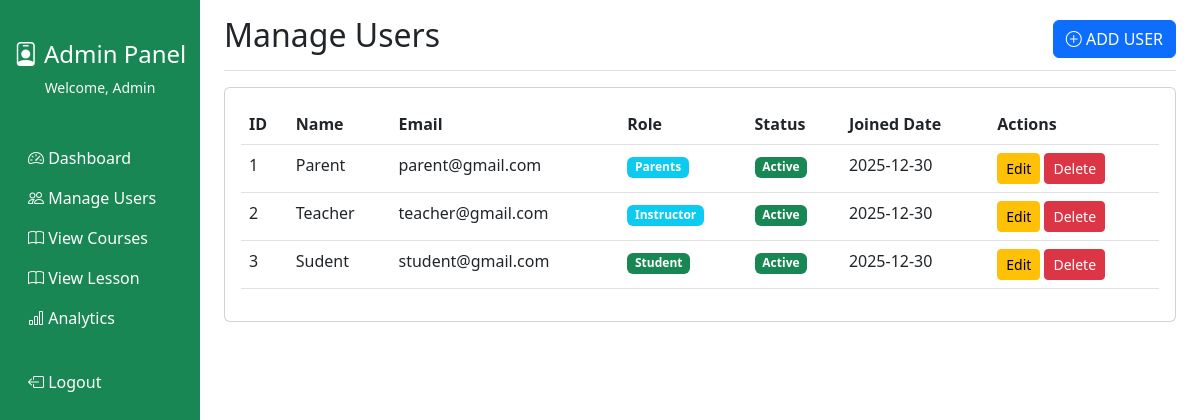
/admin/manage_users.php (signed in), run on the app's committed database.
### tables this page shows
CREATE TABLE `users` (
  `id` int(11) NOT NULL,
  `full_name` varchar(100) NOT NULL,
  `dob` date DEFAULT NULL,
  `email` varchar(150) NOT NULL,
  `phone` varchar(20) NOT NULL,
  `password` varchar(255) NOT NULL,
  `user_type` enum('student','instructor','admin','parents') NOT NULL,
  `profile` varchar(255) DEFAULT NULL,
  `terms_accepted` tinyint(1) DEFAULT 0,
  `status` enum('active','inactive','blocked') DEFAULT 'active',
  `created_at` timestamp NOT NULL DEFAULT current_timestamp(),
  `updated_at` timestamp NOT NULL DEFAULT current_timestamp() ON UPDATE current_timestamp()
);

### admin/auth.php (called while the page is built, shortened)
<?php
if (!isset($_SESSION['authemail']) AND !isset($_SESSION['authemail']) AND $_SESSION['user_types']!='admin' ) {
	header('location:../index.php');
}else {
	require_once 'db.php';
	$stquery = "SELECT * FROM users WHERE email =  '$_SESSION[authemail]' ";
	$stdata = mysqli_fetch_assoc(mysqli_query($conn, $stquery));
	$full_name =  $stdata['full_name'];
}
?>

### admin/manage_users.php (the view, shortened to what this page needs)
<?php
require_once 'header.php';
require_once 'db.php';
$users = mysqli_query($conn,"SELECT * FROM users ORDER BY id DESC");
?>
<main class="col-md-9 ms-sm-auto col-lg-10 px-md-4">
    <div class="d-flex justify-content-between align-items-center pt-3 pb-2 mb-3 border-bottom">
        <h1 class="h2">Manage Users</h1>
        <button class="btn btn-primary" data-bs-toggle="modal" data-bs-target="#addUserModal">
            <i class="bi bi-plus-circle"></i> ADD USER
        </button>
    </div>
    <div class="card">
        <div class="card-body table-responsive">
            <table class="table table-hover">
                <thead>
                    <tr>
                        <th>ID</th>
                        <th>Name</th>
                        <th>Email</th>
                        <th>Role</th>
                        <th>Status</th>
                        <th>Joined Date</th>
                        <th>Actions</th>
                    </tr>
                </thead>
                <tbody>
                <?php
                $count=0;
                while($u=mysqli_fetch_assoc($users)){
                    $count++;
                    ?>
                    <?php if($u['user_type']!='admin'){  ?>
                    <tr>
                        <td><?php echo $count ?></td>
                        <td><?= htmlspecialchars($u['full_name']) ?></td>
                        <td><?= htmlspecialchars($u['email']) ?></td>
                        <td><span class="badge bg-<?= $u['user_type']=='student'?'success':'info' ?>"><?= ucfirst($u['user_type']) ?></span></td>
                        <td><span class="badge bg-<?= $u['status']=='active'?'success':'secondary' ?>"><?= ucfirst($u['status']) ?></span></td>
                        <td><?= date('Y-m-d', strtotime($u['created_at'])) ?></td>
                        <td>
                            <button class="btn btn-sm btn-warning" data-bs-toggle="modal" data-bs-target="#editUserModal<?= $u['id'] ?>">Edit</button>
                            <a href="?delete_id=<?= $u['id'] ?>" class="btn btn-sm btn-danger" onclick="return confirm('Delete this user?')">Delete</a>
                        </td>
                    </tr>
                    <?php } ?>
                <?php } ?>
                </tbody>
            </table>
        </div>
    </div>
</main>

### admin/header.php (shortened to what this page needs)
<?php require_once 'auth.php' ?>
<!DOCTYPE html>
<html lang="en">
<head>
    <link href="https://cdn.jsdelivr.net/npm/bootstrap@5.3.0-alpha1/dist/css/bootstrap.min.css" rel="stylesheet">
    <link rel="stylesheet" href="https://cdn.jsdelivr.net/npm/bootstrap-icons@1.8.1/font/bootstrap-icons.css">
</head>
<body>
    <div class="container-fluid">
        <div class="row">
            <nav class="col-md-3 col-lg-2 d-md-block bg-success sidebar min-vh-100">
                <div class="position-sticky pt-3">
                    <div class="text-center py-4">
                        <h4 class="text-white"><i class="bi bi-person-badge"></i> Admin Panel</h4>
                        <p class="text-light small">Welcome, <?php echo $full_name ?></p>
                    </div>
                    <ul class="nav flex-column">
                        <li class="nav-item">
                            <a class="nav-link active text-white" href="index.php">
                                <i class="bi bi-speedometer2"></i> Dashboard
                            </a>
                        </li>
                        <li class="nav-item">
                            <a class="nav-link text-white" href="manage_users.php">
                                <i class="bi bi-people"></i> Manage Users
                            </a>
                        </li>
                        <li class="nav-item">
                            <a class="nav-link text-white" href="view_courses.php">
                                <i class="bi bi-book"></i> View Courses
                            </a>
                        </li>
                        <li class="nav-item">
                            <a class="nav-link text-white" href="view_lesson.php">
                                <i class="bi bi-book"></i> View Lesson
                            </a>
                        </li>
                        <li class="nav-item">
                            <a class="nav-link text-white" href="analytics.php">
                                <i class="bi bi-bar-chart"></i> Analytics
                            </a>
                        </li>
                        <li class="nav-item mt-4">
                            <a class="nav-link text-white" href="logout.php">
                                <i class="bi bi-box-arrow-left"></i> Logout
                            </a>
                        </li>
                    </ul>
                </div>
            </nav>

### data on the page
users: full_name "Admin"
users: full_name "Parent", email "parent@gmail.com", user_type "Parents", status "Active", created_at "2025-12-30"
users: full_name "Teacher", email "teacher@gmail.com", user_type "Instructor", status "Active", created_at "2025-12-30"
users: full_name "Sudent", email "student@gmail.com", user_type "Student", status "Active", created_at "2025-12-30"
